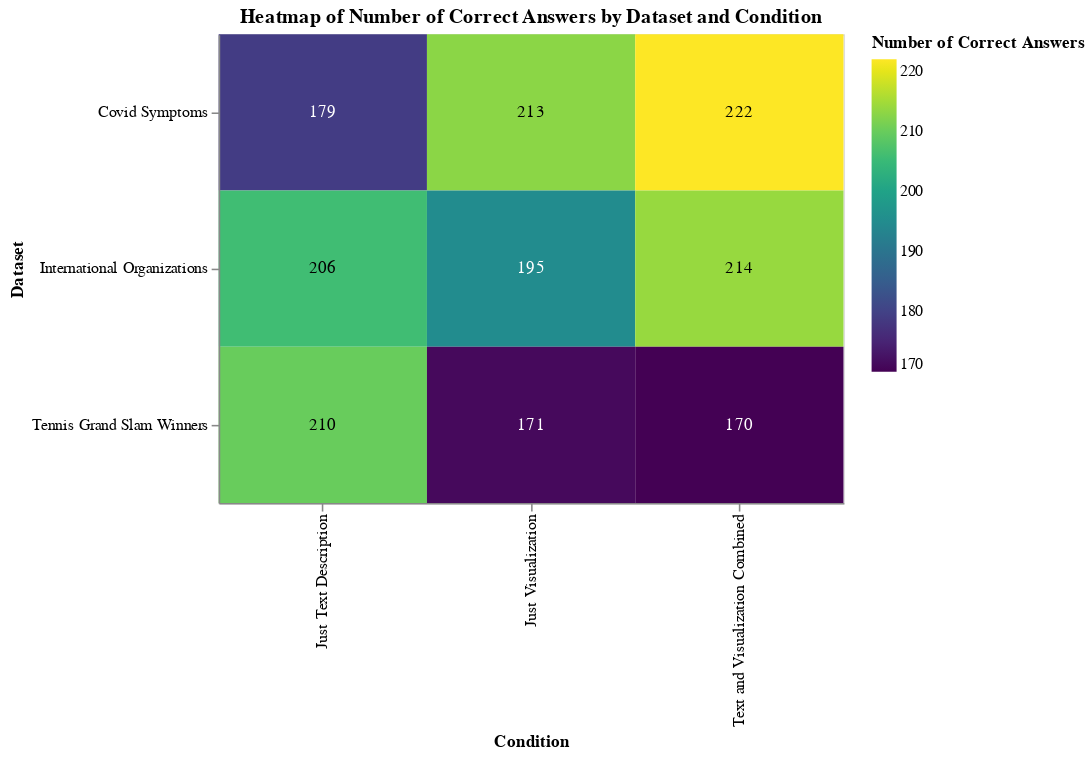

Notebook code cell kept with this figure:
### Code cell
heatmap_correct = merged_df.groupby(['dataset', 'condition'])['correct_number_of_answers'].sum().reset_index()

heatmap_correct_chart = alt.Chart(heatmap_correct).mark_rect().encode(
    x=alt.X('condition:O', title='Condition'),
    y=alt.Y('dataset:O', title='Dataset'),
    color=alt.Color('correct_number_of_answers:Q', scale=alt.Scale(scheme='viridis'), title='Number of Correct Answers'),
    tooltip=['condition', 'dataset', 'correct_number_of_answers']
).properties(
    width=400,
    height=300,
    title='Heatmap of Number of Correct Answers by Dataset and Condition'
)

# Add the text labels
text_labels = alt.Chart(heatmap_correct).mark_text(baseline='middle').encode(
    x=alt.X('condition:O', title='Condition'),
    y=alt.Y('dataset:O', title='Dataset'),
    text=alt.Text('correct_number_of_answers:Q'),
    color=alt.condition(
        alt.datum.correct_number_of_answers > heatmap_correct['correct_number_of_answers'].mean(),
        alt.value('black'),  # Set text color to black for better contrast
        alt.value('white')   # Set text color to white otherwise
    )
)

# Layer the heatmap and text
final_chart = heatmap_correct_chart + text_labels

# Display the final chart
final_chart.display()

### Figure 1 — Vega-Lite specification as saved in the notebook (floating-point values rounded to 4 significant figures)
{"config": {"view": {"continuousWidth": 300, "continuousHeight": 300}}, "layer": [{"mark": {"type": "rect"}, "encoding": {"color": {"field": "correct_number_of_answers", "scale": {"scheme": "viridis"}, "title": "Number of Correct Answers", "type": "quantitative"}, "tooltip": [{"field": "condition", "type": "nominal"}, {"field": "dataset", "type": "nominal"}, {"field": "correct_number_of_answers", "type": "quantitative"}], "x": {"field": "condition", "title": "Condition", "type": "ordinal"}, "y": {"field": "dataset", "title": "Dataset", "type": "ordinal"}}, "title": "Heatmap of Number of Correct Answers by Dataset and Condition"}, {"mark": {"type": "text", "baseline": "middle"}, "encoding": {"color": {"condition": {"test": "(datum.correct_number_of_answers > 197.77777777777777)", "value": "black"}, "value": "white"}, "text": {"field": "correct_number_of_answers", "type": "quantitative"}, "x": {"field": "condition", "title": "Condition", "type": "ordinal"}, "y": {"field": "dataset", "title": "Dataset", "type": "ordinal"}}}], "data": {"name": "data-b76d66fe8177ca17947b04d2dc6178d7"}, "height": 300, "width": 400, "$schema": "https://vega.github.io/schema/vega-lite/v5.20.1.json", "datasets": {"data-b76d66fe8177ca17947b04d2dc6178d7": [{"dataset": "Covid Symptoms", "condition": "Just Text Description", "correct_number_of_answers": 179}, {"dataset": "Covid Symptoms", "condition": "Just Visualization", "correct_number_of_answers": 213}, {"dataset": "Covid Symptoms", "condition": "Text and Visualization Combined", "correct_number_of_answers": 222}, {"dataset": "International Organizations", "condition": "Just Text Description", "correct_number_of_answers": 206}, {"dataset": "International Organizations", "condition": "Just Visualization", "correct_number_of_answers": 195}, {"dataset": "International Organizations", "condition": "Text and Visualization Combined", "correct_number_of_answers": 214}, {"dataset": "Tennis Grand Slam Winners", "condition": "Just Text Description", "correct_number_of_answers": 210}, {"dataset": "Tennis Grand Slam Winners", "condition": "Just Visualization", "correct_number_of_answers": 171}, {"dataset": "Tennis Grand Slam Winners", "condition": "Text and Visualization Combined", "correct_number_of_answers": 170}]}}
